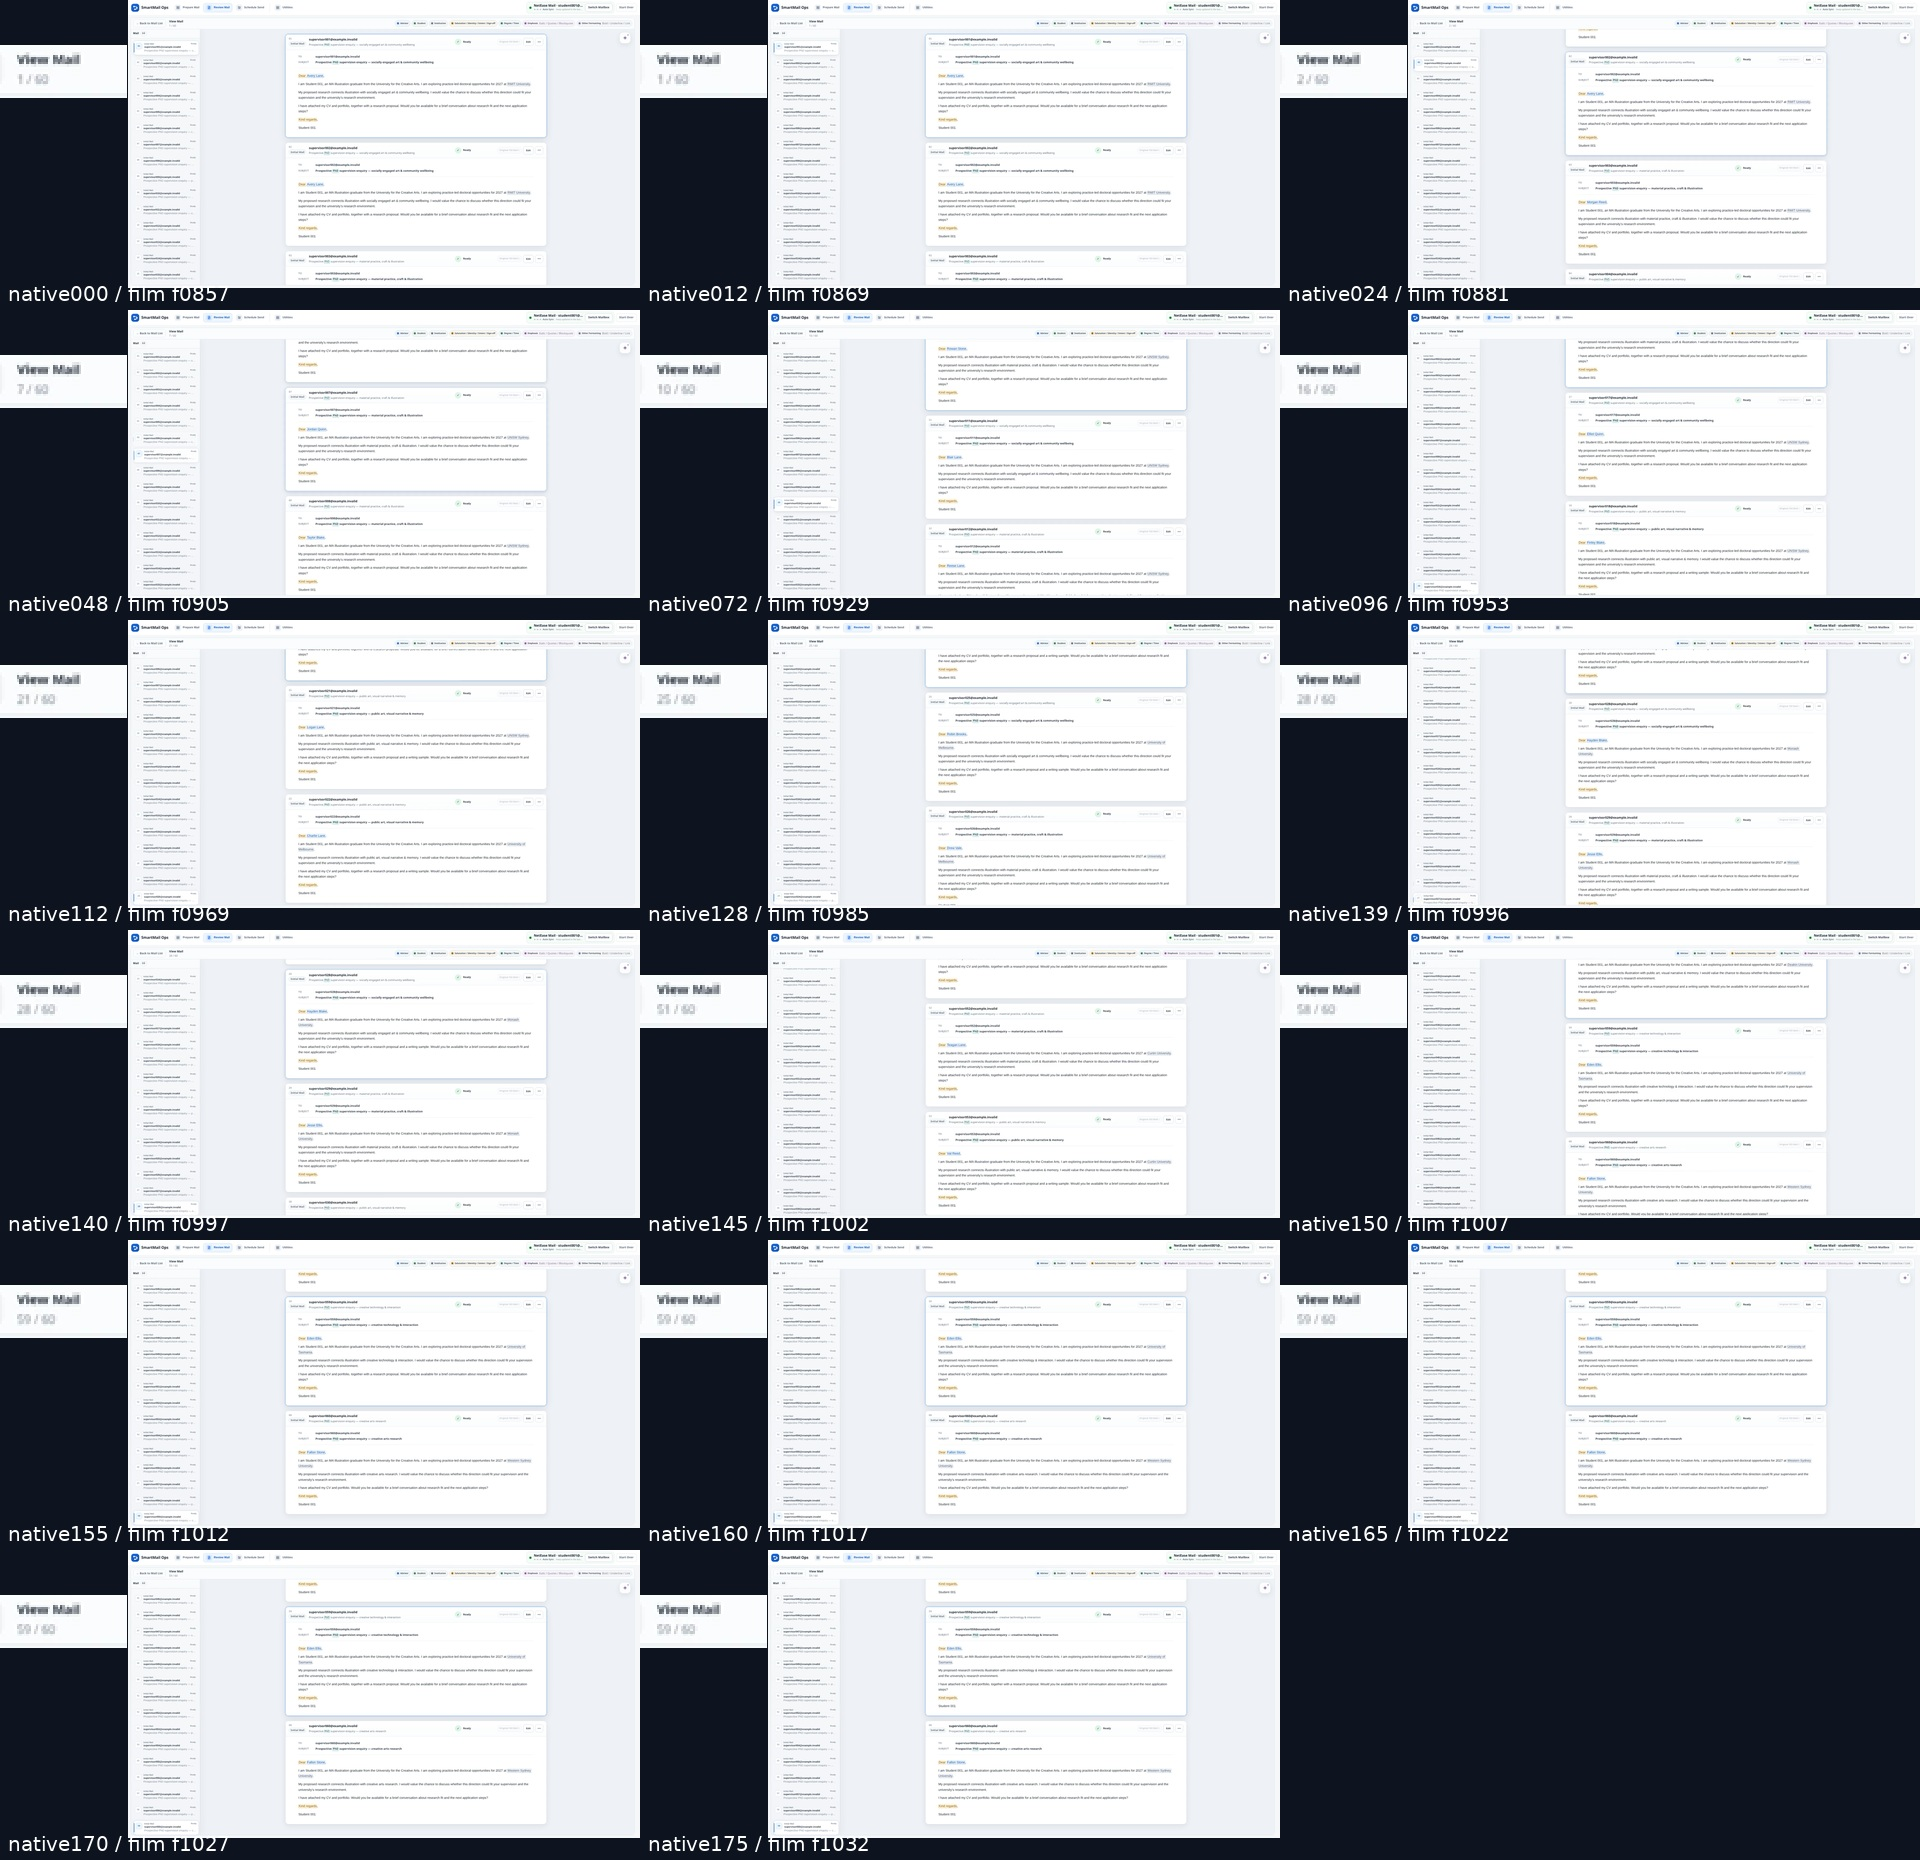

The script that saved this image:
from pathlib import Path
import subprocess,json
import numpy as np
from PIL import Image,ImageDraw,ImageFont
R=Path.cwd();Q=R/'out/qa/independent/v51';D=Q/'review-motion-cache';D.mkdir(exist_ok=True)
p=subprocess.Popen(['ffmpeg','-v','error','-i','public/native/overview-scroll.mp4','-vf','scale=960:540','-f','rawvideo','-pix_fmt','rgb24','-'],stdout=subprocess.PIPE)
keep=[0,12,24,48,72,96,112,128,139,140,145,150,155,160,165,170,175];frames={};rows=[];last=None;first_of_end=None;end=None
for n in range(176):
 data=p.stdout.read(960*540*3)
 if len(data)!=960*540*3:raise RuntimeError((n,len(data)))
 a=np.frombuffer(data,np.uint8).reshape(540,960,3)
 c=a[60:530,295:785,:].astype(float)
 rows.append({'source_frame':n,'film_frame':857+n,'body_mean_abs_frame_difference':float(np.mean(abs(c-last))) if last is not None else 0})
 if n in keep:frames[n]=Image.fromarray(a).copy();frames[n].save(D/f'native-{n:03d}.jpg',quality=95)
 last=c
p.stdout.close();assert p.wait()==0
canvas=Image.new('RGB',(1920,math.ceil(len(keep)/3)*310),'#0d141f') if False else Image.new('RGB',(1920,6*310),'#0d141f');draw=ImageDraw.Draw(canvas);font=ImageFont.truetype('/usr/share/fonts/truetype/dejavu/DejaVuSans.ttf',20)
for i,n in enumerate(keep):
 x=i%3*640;y=i//3*310;im=frames[n].resize((640,360),Image.Resampling.LANCZOS)
 # Main thumbnail360h cropped to keep row-number region and body, then counter inset.
 im=frames[n].resize((512,288),Image.Resampling.LANCZOS);canvas.paste(im,(x+128,y));counter=frames[n].crop((70,34,123,56)).resize((127,53),Image.Resampling.NEAREST);canvas.paste(counter,(x,y+45));draw.text((x+8,y+282),f'native{n:03d} / film f{857+n:04d}',font=font,fill='white')
canvas.save(Q/'review-motion-check.jpg',quality=94)
report={'input':'public/native/overview-scroll.mp4','method':'Independent full176-frame decode to960x540 RGB; per-frame absolute difference of visible body rectangle(295,60)-(785,530); exact current-film frame mapping verified at996 and1032. UI counter in contact sheet is genuine native text.','frames':rows,'last35':rows[141:]}
(Q/'review-motion-check.json').write_text(json.dumps(report,indent=2));print(json.dumps({'last40':rows[136:]},indent=2))
